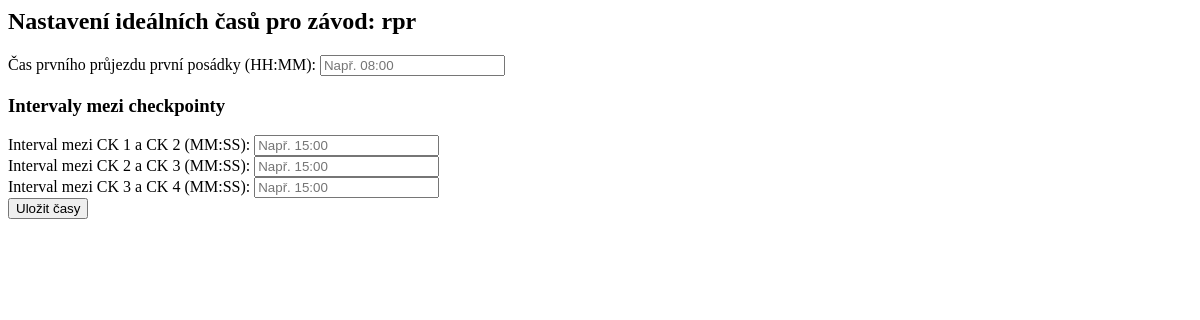
The app's page /race/1/setup_ideal_times, older data.
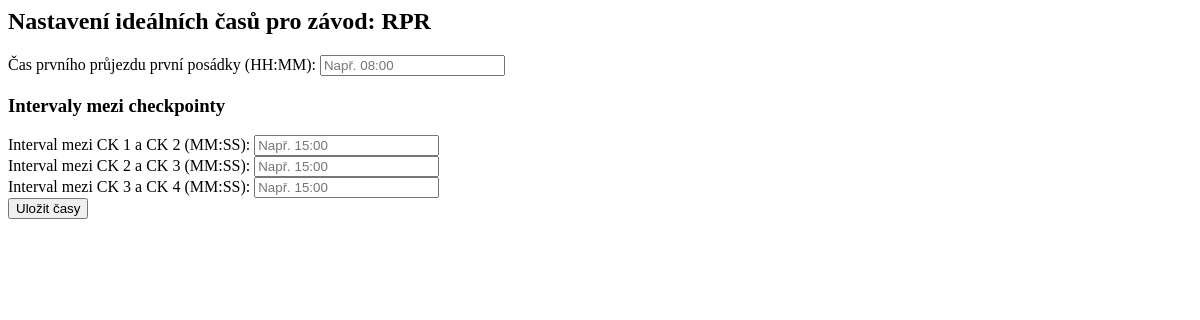
The same page, newer data.
### app.py (models this page shows)
class Race(db.Model):
    id = db.Column(db.Integer, primary_key=True)
    name = db.Column(db.String(100))
    start_time = db.Column(db.DateTime)
    crew_interval = db.Column(db.Integer)  # v minutách
    crews = db.relationship('Crew', backref='race', lazy=True)
    checkpoints = db.relationship('Checkpoint', backref='race', lazy=True)

### app.py (the view, shortened to what this page needs)
@app.route('/race/<int:race_id>/setup_ideal_times', methods=['GET', 'POST'])
def setup_ideal_times(race_id):
    race = Race.query.get_or_404(race_id)
    checkpoints = Checkpoint.query.filter_by(race_id=race_id).order_by(Checkpoint.order).all()
    crews = Crew.query.filter_by(race_id=race_id).order_by(Crew.number).all()
    return render_template("setup_ideal_times.html",
                         race=race,
                         checkpoints=checkpoints,
                         crews=crews)

### templates/setup_ideal_times.html
{% block content %}
<div class="container">
    <h2>Nastavení ideálních časů pro závod: {{ race.name }}</h2>
    <form method="POST">
        <div class="form-group">
            <label for="start_time">Čas prvního průjezdu první posádky (HH:MM):</label>
            <input type="text" id="start_time" name="start_time"
                   class="form-control" required pattern="\d{1,2}:\d{2}"
                   placeholder="Např. 08:00">
        </div>
        <h3>Intervaly mezi checkpointy</h3>
        {% for i in range(1, checkpoints|length) %}
            <div class="form-group">
                <label for="interval_{{i}}">Interval mezi {{ checkpoints[i-1].name }} a {{ checkpoints[i].name }} (MM:SS):</label>
                <input type="text" id="interval_{{i}}" name="interval_{{ checkpoints[i-1].id }}_{{ checkpoints[i].id }}"
                       class="form-control" required pattern="\d{1,3}:\d{2}"
                       placeholder="Např. 15:00">
            </div>
        {% endfor %}
        <button type="submit" class="btn btn-primary">Uložit časy</button>
    </form>
</div>
{% endblock %}

Row changes from the older to the newer data that the page shows:
changed Race: name "rpr" → "RPR"
